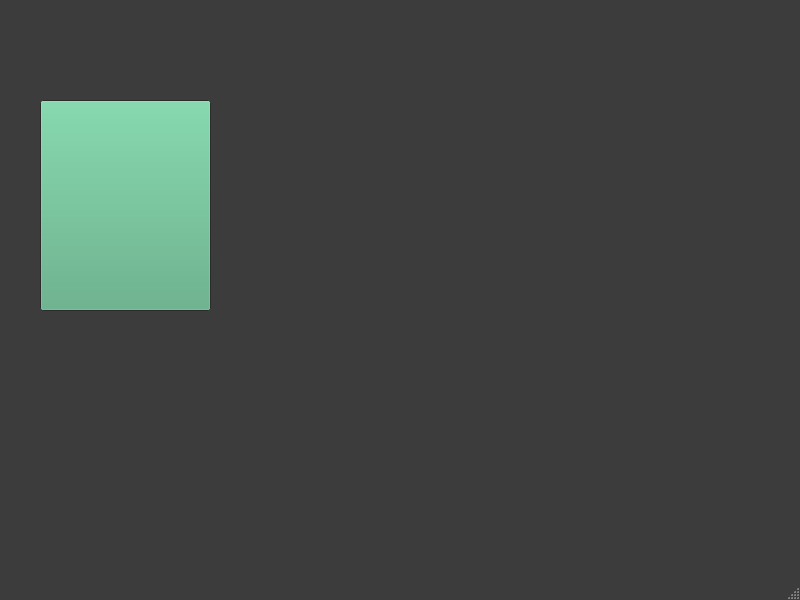
<?xml version="1.0" encoding="UTF-8"?>
<ui version="4.0">
 <class>Add_New_Element</class>
 <widget class="QMainWindow" name="Add_New_Element">
  <property name="geometry">
   <rect>
    <x>0</x>
    <y>0</y>
    <width>800</width>
    <height>600</height>
   </rect>
  </property>
  <property name="palette">
   <palette>
    <active>
     <colorrole role="WindowText">
      <brush brushstyle="SolidPattern">
       <color alpha="255">
        <red>255</red>
        <green>255</green>
        <blue>255</blue>
       </color>
      </brush>
     </colorrole>
     <colorrole role="Button">
      <brush brushstyle="SolidPattern">
       <color alpha="255">
        <red>85</red>
        <green>170</green>
        <blue>127</blue>
       </color>
      </brush>
     </colorrole>
     <colorrole role="Text">
      <brush brushstyle="SolidPattern">
       <color alpha="255">
        <red>255</red>
        <green>255</green>
        <blue>255</blue>
       </color>
      </brush>
     </colorrole>
     <colorrole role="Window">
      <brush brushstyle="SolidPattern">
       <color alpha="255">
        <red>60</red>
        <green>60</green>
        <blue>60</blue>
       </color>
      </brush>
     </colorrole>
    </active>
    <inactive>
     <colorrole role="WindowText">
      <brush brushstyle="SolidPattern">
       <color alpha="255">
        <red>255</red>
        <green>255</green>
        <blue>255</blue>
       </color>
      </brush>
     </colorrole>
     <colorrole role="Button">
      <brush brushstyle="SolidPattern">
       <color alpha="255">
        <red>85</red>
        <green>170</green>
        <blue>127</blue>
       </color>
      </brush>
     </colorrole>
     <colorrole role="Text">
      <brush brushstyle="SolidPattern">
       <color alpha="255">
        <red>255</red>
        <green>255</green>
        <blue>255</blue>
       </color>
      </brush>
     </colorrole>
     <colorrole role="Window">
      <brush brushstyle="SolidPattern">
       <color alpha="255">
        <red>60</red>
        <green>60</green>
        <blue>60</blue>
       </color>
      </brush>
     </colorrole>
    </inactive>
    <disabled>
     <colorrole role="Button">
      <brush brushstyle="SolidPattern">
       <color alpha="255">
        <red>85</red>
        <green>170</green>
        <blue>127</blue>
       </color>
      </brush>
     </colorrole>
     <colorrole role="Base">
      <brush brushstyle="SolidPattern">
       <color alpha="255">
        <red>60</red>
        <green>60</green>
        <blue>60</blue>
       </color>
      </brush>
     </colorrole>
     <colorrole role="Window">
      <brush brushstyle="SolidPattern">
       <color alpha="255">
        <red>60</red>
        <green>60</green>
        <blue>60</blue>
       </color>
      </brush>
     </colorrole>
    </disabled>
   </palette>
  </property>
  <property name="windowTitle">
   <string>MainWindow</string>
  </property>
  <widget class="QWidget" name="centralwidget">
   <widget class="QPushButton" name="pushButton_led">
    <property name="geometry">
     <rect>
      <x>40</x>
      <y>100</y>
      <width>171</width>
      <height>211</height>
     </rect>
    </property>
    <property name="text">
     <string/>
    </property>
    <property name="icon">
     <iconset resource="resources.qrc">
      <normaloff>:/resources/images/led_off.png</normaloff>:/resources/images/led_off.png</iconset>
    </property>
    <property name="iconSize">
     <size>
      <width>100</width>
      <height>100</height>
     </size>
    </property>
   </widget>
  </widget>
  <widget class="QMenuBar" name="menubar">
   <property name="geometry">
    <rect>
     <x>0</x>
     <y>0</y>
     <width>800</width>
     <height>25</height>
    </rect>
   </property>
  </widget>
  <widget class="QStatusBar" name="statusbar"/>
 </widget>
 <resources>
  <include location="resources.qrc"/>
 </resources>
 <connections/>
</ui>
